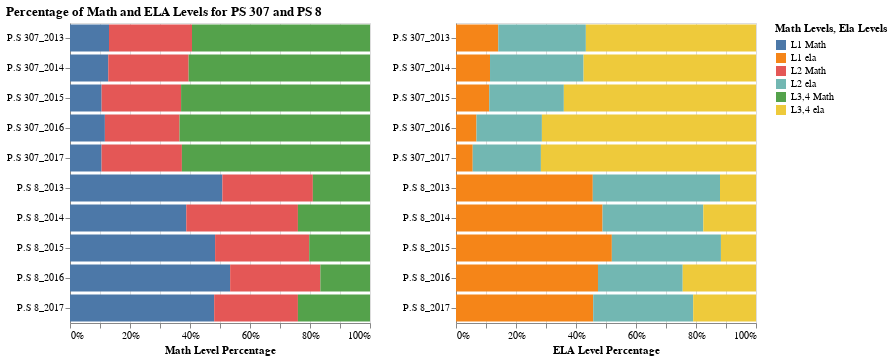

This figure's notebook cell:
### Code cell
math_p = alt.Chart(math).mark_bar(orient='horizontal').encode(
    y=alt.Y(
        "School_Year:N",
        title=None,
    ),
    x=alt.X(
        "Percentage:Q",
        stack='normalize',
        axis=alt.Axis(format='%', title='Math Level Percentage')
    ),
    color=alt.Color(
        "Level:N",
        title="Math Levels"
    ),
    tooltip=[
        alt.Tooltip("School Name:N"),
        alt.Tooltip("Year:O"),
        alt.Tooltip("Level:N"),
        alt.Tooltip("Percentage:Q", format=".2f")
    ]
).properties(
    width=300,
    height=300
)
ela_p = alt.Chart(ela).mark_bar(orient='horizontal').encode(
    y=alt.Y(
        "School_Year:N",
        title=None,
    ),
    x=alt.X(
        "Percentage:Q",
        stack='normalize',
        axis=alt.Axis(format='%', title='ELA Level Percentage')
    ),
    color=alt.Color(
        "Level:N",
        title="Ela Levels"
    ),
    tooltip=[
        alt.Tooltip("School Name:N"),
        alt.Tooltip("Year:O"),
        alt.Tooltip("Level:N"),
        alt.Tooltip("Percentage:Q", format=".2f")
    ]
).properties(
    width=300,
    height=300
)
p4 = (math_p | ela_p).properties(
    title = 'Percentage of Math and ELA Levels for PS 307 and PS 8'
)
p4.save('p4.pdf')
p4.save('p4.png')
p4

### Figure 1 — Vega-Lite specification as saved in the notebook (floating-point values rounded to 4 significant figures)
{"usermeta": {"embedOptions": {"theme": "fivethirtyeight"}}, "config": {"view": {"continuousWidth": 300, "continuousHeight": 300}}, "hconcat": [{"data": {"name": "data-f8dd549efd4ceefcbef9e35d99834397"}, "mark": {"type": "bar", "orient": "horizontal"}, "encoding": {"color": {"field": "Level", "title": "Math Levels", "type": "nominal"}, "tooltip": [{"field": "School Name", "type": "nominal"}, {"field": "Year", "type": "ordinal"}, {"field": "Level", "type": "nominal"}, {"field": "Percentage", "format": ".2f", "type": "quantitative"}], "x": {"axis": {"format": "%", "title": "Math Level Percentage"}, "field": "Percentage", "stack": "normalize", "type": "quantitative"}, "y": {"field": "School_Year", "title": null, "type": "nominal"}}, "height": 300, "width": 300}, {"data": {"name": "data-cd4aa0a90c00dc54421e86deeb841e51"}, "mark": {"type": "bar", "orient": "horizontal"}, "encoding": {"color": {"field": "Level", "title": "Ela Levels", "type": "nominal"}, "tooltip": [{"field": "School Name", "type": "nominal"}, {"field": "Year", "type": "ordinal"}, {"field": "Level", "type": "nominal"}, {"field": "Percentage", "format": ".2f", "type": "quantitative"}], "x": {"axis": {"format": "%", "title": "ELA Level Percentage"}, "field": "Percentage", "stack": "normalize", "type": "quantitative"}, "y": {"field": "School_Year", "title": null, "type": "nominal"}}, "height": 300, "width": 300}], "title": "Percentage of Math and ELA Levels for PS 307 and PS 8", "$schema": "https://vega.github.io/schema/vega-lite/v5.16.3.json", "datasets": {"data-f8dd549efd4ceefcbef9e35d99834397": [{"School Name": "P.S 307", "Year": "2013-01-01T00:00:00", "Mean Scale Score Math": 318.9, "Level": "L1 Math", "Percentage": 13.0, "School_Year": "P.S 307_2013"}, {"School Name": "P.S 8", "Year": "2013-01-01T00:00:00", "Mean Scale Score Math": 287.4, "Level": "L1 Math", "Percentage": 50.79, "School_Year": "P.S 8_2013"}, {"School Name": "P.S 307", "Year": "2014-01-01T00:00:00", "Mean Scale Score Math": 322.1, "Level": "L1 Math", "Percentage": 12.76, "School_Year": "P.S 307_2014"}, {"School Name": "P.S 8", "Year": "2014-01-01T00:00:00", "Mean Scale Score Math": 294.4, "Level": "L1 Math", "Percentage": 38.76, "School_Year": "P.S 8_2014"}, {"School Name": "P.S 307", "Year": "2015-01-01T00:00:00", "Mean Scale Score Math": 324.7, "Level": "L1 Math", "Percentage": 10.54, "School_Year": "P.S 307_2015"}, {"School Name": "P.S 8", "Year": "2015-01-01T00:00:00", "Mean Scale Score Math": 287.6, "Level": "L1 Math", "Percentage": 48.37, "School_Year": "P.S 8_2015"}, {"School Name": "P.S 307", "Year": "2016-01-01T00:00:00", "Mean Scale Score Math": 324.6, "Level": "L1 Math", "Percentage": 11.63, "School_Year": "P.S 307_2016"}, {"School Name": "P.S 8", "Year": "2016-01-01T00:00:00", "Mean Scale Score Math": 280.4, "Level": "L1 Math", "Percentage": 53.38, "School_Year": "P.S 8_2016"}, {"School Name": "P.S 307", "Year": "2017-01-01T00:00:00", "Mean Scale Score Math": 324.1, "Level": "L1 Math", "Percentage": 10.53, "School_Year": "P.S 307_2017"}, {"School Name": "P.S 8", "Year": "2017-01-01T00:00:00", "Mean Scale Score Math": 286.7, "Level": "L1 Math", "Percentage": 48.06, "School_Year": "P.S 8_2017"}, {"School Name": "P.S 307", "Year": "2013-01-01T00:00:00", "Mean Scale Score Math": 318.9, "Level": "L2 Math", "Percentage": 27.67, "School_Year": "P.S 307_2013"}, {"School Name": "P.S 8", "Year": "2013-01-01T00:00:00", "Mean Scale Score Math": 287.4, "Level": "L2 Math", "Percentage": 30.16, "School_Year": "P.S 8_2013"}, {"School Name": "P.S 307", "Year": "2014-01-01T00:00:00", "Mean Scale Score Math": 322.1, "Level": "L2 Math", "Percentage": 26.79, "School_Year": "P.S 307_2014"}, {"School Name": "P.S 8", "Year": "2014-01-01T00:00:00", "Mean Scale Score Math": 294.4, "Level": "L2 Math", "Percentage": 37.21, "School_Year": "P.S 8_2014"}, {"School Name": "P.S 307", "Year": "2015-01-01T00:00:00", "Mean Scale Score Math": 324.7, "Level": "L2 Math", "Percentage": 26.49, "School_Year": "P.S 307_2015"}, {"School Name": "P.S 8", "Year": "2015-01-01T00:00:00", "Mean Scale Score Math": 287.6, "Level": "L2 Math", "Percentage": 31.37, "School_Year": "P.S 8_2015"}, {"School Name": "P.S 307", "Year": "2016-01-01T00:00:00", "Mean Scale Score Math": 324.6, "Level": "L2 Math", "Percentage": 24.88, "School_Year": "P.S 307_2016"}, {"School Name": "P.S 8", "Year": "2016-01-01T00:00:00", "Mean Scale Score Math": 280.4, "Level": "L2 Math", "Percentage": 30.08, "School_Year": "P.S 8_2016"}, {"School Name": "P.S 307", "Year": "2017-01-01T00:00:00", "Mean Scale Score Math": 324.1, "Level": "L2 Math", "Percentage": 26.77, "School_Year": "P.S 307_2017"}, {"School Name": "P.S 8", "Year": "2017-01-01T00:00:00", "Mean Scale Score Math": 286.7, "Level": "L2 Math", "Percentage": 27.91, "School_Year": "P.S 8_2017"}, {"School Name": "P.S 307", "Year": "2013-01-01T00:00:00", "Mean Scale Score Math": 318.9, "Level": "L3,4 Math", "Percentage": 59.33, "School_Year": "P.S 307_2013"}, {"School Name": "P.S 8", "Year": "2013-01-01T00:00:00", "Mean Scale Score Math": 287.4, "Level": "L3,4 Math", "Percentage": 19.05, "School_Year": "P.S 8_2013"}, {"School Name": "P.S 307", "Year": "2014-01-01T00:00:00", "Mean Scale Score Math": 322.1, "Level": "L3,4 Math", "Percentage": 60.46, "School_Year": "P.S 307_2014"}, {"School Name": "P.S 8", "Year": "2014-01-01T00:00:00", "Mean Scale Score Math": 294.4, "Level": "L3,4 Math", "Percentage": 24.03, "School_Year": "P.S 8_2014"}, {"School Name": "P.S 307", "Year": "2015-01-01T00:00:00", "Mean Scale Score Math": 324.7, "Level": "L3,4 Math", "Percentage": 62.97, "School_Year": "P.S 307_2015"}, {"School Name": "P.S 8", "Year": "2015-01-01T00:00:00", "Mean Scale Score Math": 287.6, "Level": "L3,4 Math", "Percentage": 20.26, "School_Year": "P.S 8_2015"}, {"School Name": "P.S 307", "Year": "2016-01-01T00:00:00", "Mean Scale Score Math": 324.6, "Level": "L3,4 Math", "Percentage": 63.49, "School_Year": "P.S 307_2016"}, {"School Name": "P.S 8", "Year": "2016-01-01T00:00:00", "Mean Scale Score Math": 280.4, "Level": "L3,4 Math", "Percentage": 16.54, "School_Year": "P.S 8_2016"}, {"School Name": "P.S 307", "Year": "2017-01-01T00:00:00", "Mean Scale Score Math": 324.1, "Level": "L3,4 Math", "Percentage": 62.7, "School_Year": "P.S 307_2017"}, {"School Name": "P.S 8", "Year": "2017-01-01T00:00:00", "Mean Scale Score Math": 286.7, "Level": "L3,4 Math", "Percentage": 24.03, "School_Year": "P.S 8_2017"}], "data-cd4aa0a90c00dc54421e86deeb841e51": [{"School Name": "P.S 307", "Year": "2013-01-01T00:00:00", "Mean Scale Score ela": 318.6, "Level": "L1 ela", "Percentage": 14.09, "School_Year": "P.S 307_2013"}, {"School Name": "P.S 8", "Year": "2013-01-01T00:00:00", "Mean Scale Score ela": 287.9, "Level": "L1 ela", "Percentage": 45.6, "School_Year": "P.S 8_2013"}, {"School Name": "P.S 307", "Year": "2014-01-01T00:00:00", "Mean Scale Score ela": 321.5, "Level": "L1 ela", "Percentage": 11.34, "School_Year": "P.S 307_2014"}, {"School Name": "P.S 8", "Year": "2014-01-01T00:00:00", "Mean Scale Score ela": 285.8, "Level": "L1 ela", "Percentage": 48.85, "School_Year": "P.S 8_2014"}, {"School Name": "P.S 307", "Year": "2015-01-01T00:00:00", "Mean Scale Score ela": 325.1, "Level": "L1 ela", "Percentage": 11.08, "School_Year": "P.S 307_2015"}, {"School Name": "P.S 8", "Year": "2015-01-01T00:00:00", "Mean Scale Score ela": 281.9, "Level": "L1 ela", "Percentage": 51.95, "School_Year": "P.S 8_2015"}, {"School Name": "P.S 307", "Year": "2016-01-01T00:00:00", "Mean Scale Score ela": 330.1, "Level": "L1 ela", "Percentage": 6.828, "School_Year": "P.S 307_2016"}, {"School Name": "P.S 8", "Year": "2016-01-01T00:00:00", "Mean Scale Score ela": 289.6, "Level": "L1 ela", "Percentage": 47.33, "School_Year": "P.S 8_2016"}, {"School Name": "P.S 307", "Year": "2017-01-01T00:00:00", "Mean Scale Score ela": 332.9, "Level": "L1 ela", "Percentage": 5.579, "School_Year": "P.S 307_2017"}, {"School Name": "P.S 8", "Year": "2017-01-01T00:00:00", "Mean Scale Score ela": 290.7, "Level": "L1 ela", "Percentage": 45.74, "School_Year": "P.S 8_2017"}, {"School Name": "P.S 307", "Year": "2013-01-01T00:00:00", "Mean Scale Score ela": 318.6, "Level": "L2 ela", "Percentage": 29.19, "School_Year": "P.S 307_2013"}, {"School Name": "P.S 8", "Year": "2013-01-01T00:00:00", "Mean Scale Score ela": 287.9, "Level": "L2 ela", "Percentage": 42.4, "School_Year": "P.S 8_2013"}, {"School Name": "P.S 307", "Year": "2014-01-01T00:00:00", "Mean Scale Score ela": 321.5, "Level": "L2 ela", "Percentage": 31.19, "School_Year": "P.S 307_2014"}, {"School Name": "P.S 8", "Year": "2014-01-01T00:00:00", "Mean Scale Score ela": 285.8, "Level": "L2 ela", "Percentage": 33.59, "School_Year": "P.S 8_2014"}, {"School Name": "P.S 307", "Year": "2015-01-01T00:00:00", "Mean Scale Score ela": 325.1, "Level": "L2 ela", "Percentage": 24.86, "School_Year": "P.S 307_2015"}, {"School Name": "P.S 8", "Year": "2015-01-01T00:00:00", "Mean Scale Score ela": 281.9, "Level": "L2 ela", "Percentage": 36.36, "School_Year": "P.S 8_2015"}, {"School Name": "P.S 307", "Year": "2016-01-01T00:00:00", "Mean Scale Score ela": 330.1, "Level": "L2 ela", "Percentage": 21.81, "School_Year": "P.S 307_2016"}, {"School Name": "P.S 8", "Year": "2016-01-01T00:00:00", "Mean Scale Score ela": 289.6, "Level": "L2 ela", "Percentage": 28.24, "School_Year": "P.S 8_2016"}, {"School Name": "P.S 307", "Year": "2017-01-01T00:00:00", "Mean Scale Score ela": 332.9, "Level": "L2 ela", "Percentage": 22.73, "School_Year": "P.S 307_2017"}, {"School Name": "P.S 8", "Year": "2017-01-01T00:00:00", "Mean Scale Score ela": 290.7, "Level": "L2 ela", "Percentage": 33.33, "School_Year": "P.S 8_2017"}, {"School Name": "P.S 307", "Year": "2013-01-01T00:00:00", "Mean Scale Score ela": 318.6, "Level": "L3,4 ela", "Percentage": 56.71, "School_Year": "P.S 307_2013"}, {"School Name": "P.S 8", "Year": "2013-01-01T00:00:00", "Mean Scale Score ela": 287.9, "Level": "L3,4 ela", "Percentage": 12.0, "School_Year": "P.S 8_2013"}, {"School Name": "P.S 307", "Year": "2014-01-01T00:00:00", "Mean Scale Score ela": 321.5, "Level": "L3,4 ela", "Percentage": 57.47, "School_Year": "P.S 307_2014"}, {"School Name": "P.S 8", "Year": "2014-01-01T00:00:00", "Mean Scale Score ela": 285.8, "Level": "L3,4 ela", "Percentage": 17.56, "School_Year": "P.S 8_2014"}, {"School Name": "P.S 307", "Year": "2015-01-01T00:00:00", "Mean Scale Score ela": 325.1, "Level": "L3,4 ela", "Percentage": 64.05, "School_Year": "P.S 307_2015"}, {"School Name": "P.S 8", "Year": "2015-01-01T00:00:00", "Mean Scale Score ela": 281.9, "Level": "L3,4 ela", "Percentage": 11.69, "School_Year": "P.S 8_2015"}, {"School Name": "P.S 307", "Year": "2016-01-01T00:00:00", "Mean Scale Score ela": 330.1, "Level": "L3,4 ela", "Percentage": 71.37, "School_Year": "P.S 307_2016"}, {"School Name": "P.S 8", "Year": "2016-01-01T00:00:00", "Mean Scale Score ela": 289.6, "Level": "L3,4 ela", "Percentage": 24.43, "School_Year": "P.S 8_2016"}, {"School Name": "P.S 307", "Year": "2017-01-01T00:00:00", "Mean Scale Score ela": 332.9, "Level": "L3,4 ela", "Percentage": 71.69, "School_Year": "P.S 307_2017"}, {"School Name": "P.S 8", "Year": "2017-01-01T00:00:00", "Mean Scale Score ela": 290.7, "Level": "L3,4 ela", "Percentage": 20.93, "School_Year": "P.S 8_2017"}]}}
